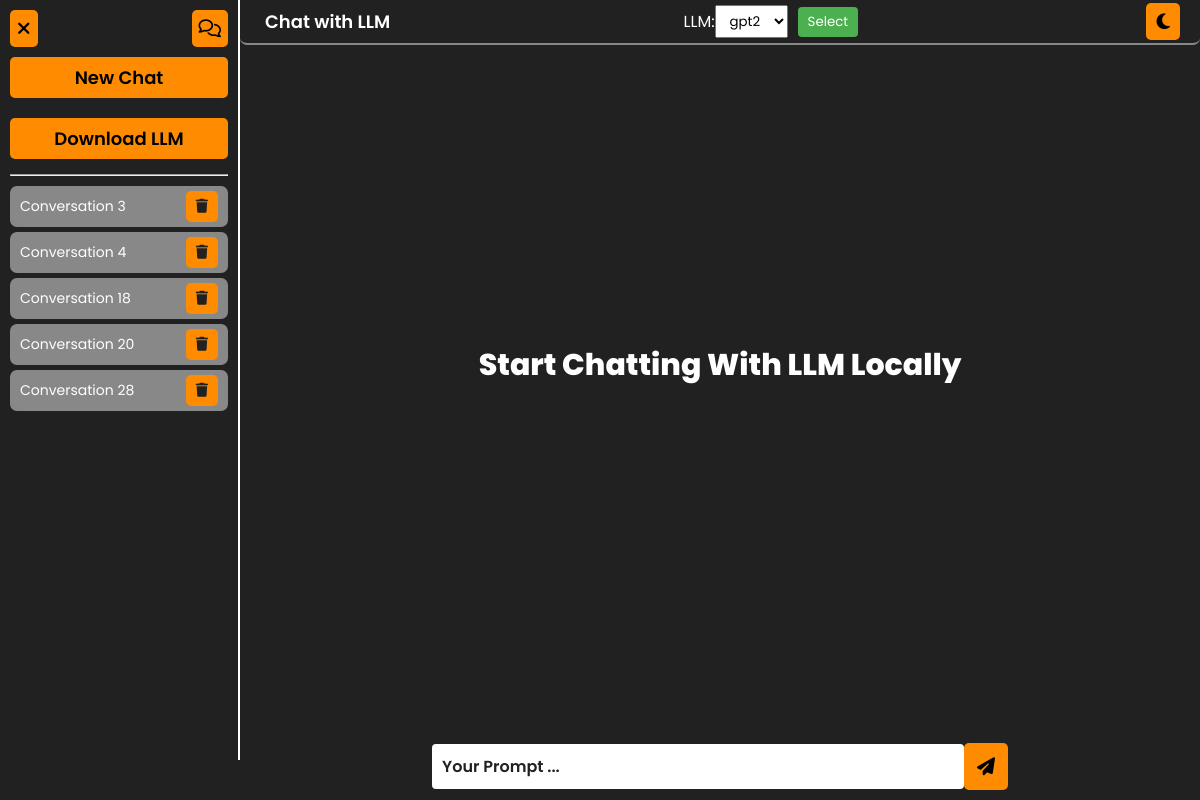
Before: / with the older database file.
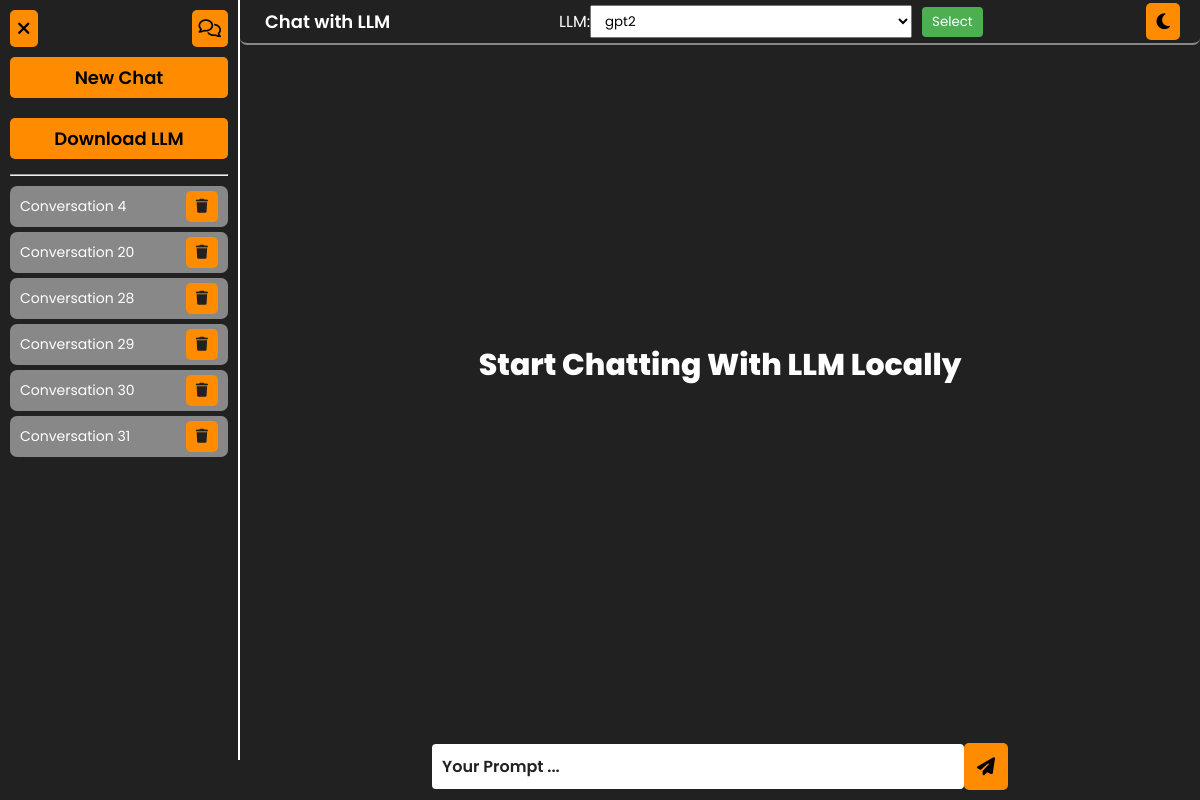
After: the same page with the newer database file.
### chat/models.py (models this page shows, shortened)
class Conversation(models.Model):
    title = models.CharField(max_length=255)
    created_at = models.DateTimeField(auto_now_add=True)

### chat/views.py (the view, shortened to what this page needs)
# urls.py: path('', chat_view, name='home'),
def chat_view(request, conversation_id=None):
    conversation = messages = None
    global selected_llm
    error = None
    if conversation_id:
        conversation = get_object_or_404(Conversation, id=conversation_id)
        messages = conversation.messages.all()
    llm_options = DownloadedModel.objects.filter(is_downloaded=True)
    conversations = Conversation.objects.all()
    context = {
        'conversation': conversation,
        'messages': messages,
        'conversations': conversations,
        'llm_options': llm_options,
        'selected_llm': selected_llm,
        'error': error,
        'length_msgs': len(messages) if messages else 0,
    }
    return render(request, 'chat/chat.html', context)

### templates/chat/chat.html (shortened to what this page needs)
{% extends 'base.html' %}
{% load static %}
{% block links %}
<link rel="stylesheet" href="{% static 'css/form.css' %}">
{% endblock links %}
{% block content %}
<main class="flex-ctr-clm">
    <div class="container flex-ctr-str">
        <div class="sidebar flex-clm-str">
            <div class="side_bar_options flex-sp-bet">
                <button title="Close The SideBar" class="btn" onclick="toggleSidebar()">
                    <i class="fa-solid fa-xmark"></i>
                </button>
                <button title="New Chat" class="btn">
                    <a href="{% url 'chat_new' %}">
                        <i class="fa-regular fa-comments"></i>
                    </a>
                </button>
            </div>
            <button title="New Chat" class="btn" style="width: 100%; margin: 10px 0;">
                <a href="{% url 'chat_new' %}"> New Chat</a>
            </button>
            <button title="New Chat" class="btn" style="width: 100%; margin: 10px 0;">
                <a href="{% url 'download_llm_page' %}" class="btn">Download LLM</a>
            </button>
            <hr width="100%" style="margin: 5px 0 10px;">
            <ul class=" conversations flex-str-clm">
                {% for conv in conversations %}
                    <a href="{% url 'chat_view' conv.id %}">
                        {% if conversation != None %}
                            {% if conv.id == conversation.id %}
                            <li class="flex-sp-bet selected-chat">
                            {% else %}
                            <li class="flex-sp-bet">
                            {% endif %}
                        {% else %}
                            <li class="flex-sp-bet">
                        {% endif %}
                                {{ conv.title }} {{conv.id}}
                                <a href="{% url 'delete_chat' conv.id %}" class="btn">
                                    <i class="fa-solid fa-trash"></i>
                                </a>
                            </li>
                    </a>
                {% endfor %}
            </ul>
        </div>
        <div class="chat-window flex-clm-str">
            <div class="header flex-sp-bet">
                <a href="{% url 'chat_view_no_id' %}">
                    <h2 class="logo">Chat with LLM</h2>
                </a>
                <form action="" method="post" id="selectLLMForm" style="background-color: #0000; width: auto;">
                    <label for="llm_select">LLM: </label>
                    <select name="llm_path" id="llm_select">
                        {% for llm in llm_options %}
                            <option value="{{ llm.llm_name }}" {% if llm.llm_name == selected_llm %}selected{% endif %}>
                                {{ llm.llm_name }}
                            </option>
                        {% endfor %}
                    </select>
                    <button type="submit">Select</button>
                </form>
                <button id="mode" class="btn"><i class="fa-solid fa-moon"></i></button>
            </div>
            {% if length_msgs == 0 %}
            <div class="welcome flex-ctr-clm">
                <h3>Start Chatting With LLM Locally</h3>
            </div>
            {% endif %}
            <div class="chatbox flex-ctr-clm" id="chatbox">
            </div>
            <form method="POST" class="prompt-area">
                <input type="text" name="prompt" placeholder="Your Prompt ..." required id="prompt">
                <button type="submit" class="btn" id="send-btn"><i class="fa-solid fa-paper-plane"></i></button>
            </form>
        </div>
    </div>
</main>
{% endblock content %}

### templates/base.html (shortened to what this page needs)
<!DOCTYPE html>
{% load static %}
<html lang="en">
<head>
    {% block links %}
    {% endblock links %}
    <link rel="stylesheet" href="https://cdnjs.cloudflare.com/ajax/libs/font-awesome/6.1.2/css/all.min.css">
    <link rel="stylesheet" href="{% static 'css/style.css' %}">
    <link rel="stylesheet" href="{% static 'css/myCss-fm.css' %}">
    <link rel="stylesheet" href="{% static 'css/footer.css' %}">
    <link rel="stylesheet" href="{% static 'css/header.css' %}">
</head>
<body>
    {% block content %}
    {% endblock content %}
</body>
</html>

### static/css/form.css (style rules this page uses)
main { padding-bottom: 40px; background-color: rgb(173, 245, 250); }

### static/css/style.css (style rules this page uses)
:root { --color1 : #212121; --color2 : #fff; --color3 : #ff9900; --color4 : #888; }
* { font-family: 'Poppins', sans-serif; }
body { overflow-x: hidden; position: relative; min-height: 100vh; }
main { height: 100vh; background-color: var(--color1); }
.container { max-width: 1400px; height: 100%; margin: 0 auto; }
p, h1, h2 { padding: 7px 5px; }
.container { width: 100%; height: 100%; }
form { width: 500px; padding: 20px; border-radius: 5px; -webkit-border-radius: 5px; -moz-border-radius: 5px; -ms-border-radius: 5px; -o-border-radius: 5px; background-color: #232323; color: #fff; }
input { padding: 7px 10px; font-size: 16px; font-weight: 500; width: 100%; margin: 10px 10px 15px; }
.sidebar { width: 20%; background-color: var(--color1); padding: 10px; height: 100%; overflow-y: scroll; border-right: 2px solid #fff; transition: all .4s ease; }
.sidebar .side_bar_options { width: 100%; }
.sidebar .side_bar_options button { cursor: pointer; padding: 5px 7px; }
.sidebar ul { list-style-type: none; padding: 0; width: 100%; }
.sidebar ul li { margin-bottom: 5px; padding: 5px 10px; transition: all .4s ease; border-radius: 7px; background-color: var(--color4); width: 100%; }
.sidebar ul a { color: var(--color2); font-size: 14px; }
.sidebar ul a i { color: var(--color1) !important; }
.sidebar ul li .btn { padding: 5px 10px !important; }
.chat-window { width: 80%; height: 100vh; justify-content: space-between !important; }
.chat-window .header { height: 45px; width: 100%; background-color: var(--color1); color: var(--color2); border-bottom: 2px #888888 solid; border-radius: 7px; padding: 20px; flex-shrink: 0; }
.chat-window .header button { padding: 5px 10px; }
.chat-window .header select { padding: 5px 10px; }
.chat-window .header select option { padding: 5px 10px; }
.chat-window h3 { margin-top: 20px; }
.chatbox { padding: 10px; flex-grow: 1; margin-bottom: 10px; width: 100%; overflow-y: scroll; justify-content: flex-start !important; }
form { display: flex; align-items: center; }
form input { flex-grow: 1; padding: 10px; font-size: 16px; border: 1px solid #ccc; border-radius: 4px; }
form button { padding: 10px; background-color: #4CAF50; color: white; border: none; border-radius: 4px; margin-left: 10px; cursor: pointer; }
.prompt-area { position: sticky; bottom: 0; padding: 0; margin-bottom: 10px; background-color: var(--color1); width: 60%; flex-shrink: 0; }
#prompt { font-size: 16px; font-weight: 600; background-color: var(--color2); margin: 0; margin-right: 0; width: 60%; border: 0; outline: 0; color: var(--color1); }
#prompt::placeholder { color: var(--color1); }
#send-btn { margin-left: 0; padding: 10px 13px }
.welcome { height: 80%; }
.welcome h3 { font-size: 30px; font-weight: 800; color: var(--color2); margin: 20px 0; }

### static/css/myCss-fm.css (style rules this page uses)
* { margin: 0; padding: 0; box-sizing: border-box; }
html, body { height: 100%; scroll-behavior: smooth; }
.flex-ctr-str { display: flex; align-items: flex-start; justify-content: center; }
.flex-sp-bet { display: flex; align-items: center; justify-content: space-between; }
.flex-ctr-clm { display: flex; flex-direction: column; align-items: center; justify-content: center; }
.flex-str-clm { display: flex; flex-direction: column; align-items: flex-start; justify-content: center; }
.flex-clm-str { display: flex; flex-direction: column; align-items: center; justify-content: flex-start; }
.btn { padding: 7px 10px; font-size: 18px; cursor: pointer; border-radius: 5px; border: none; transition: all .4s ease; }
a { text-decoration: none; }
.btn { background-color: darkorange; color: black; font-weight: 600; }
.btn a { color: black !important; font-weight: 600; }

### static/css/header.css (style rules this page uses)
.logo { font-size: 18px; font-weight: 600; color: var(--color2); }

Changed rows visible on the page:
removed Conversation: title "Conversation", id "3"
removed Conversation: title "Conversation", id "18"
added Conversation: title "Conversation", id "29"
added Conversation: title "Conversation", id "30"
added Conversation: title "Conversation", id "31"
